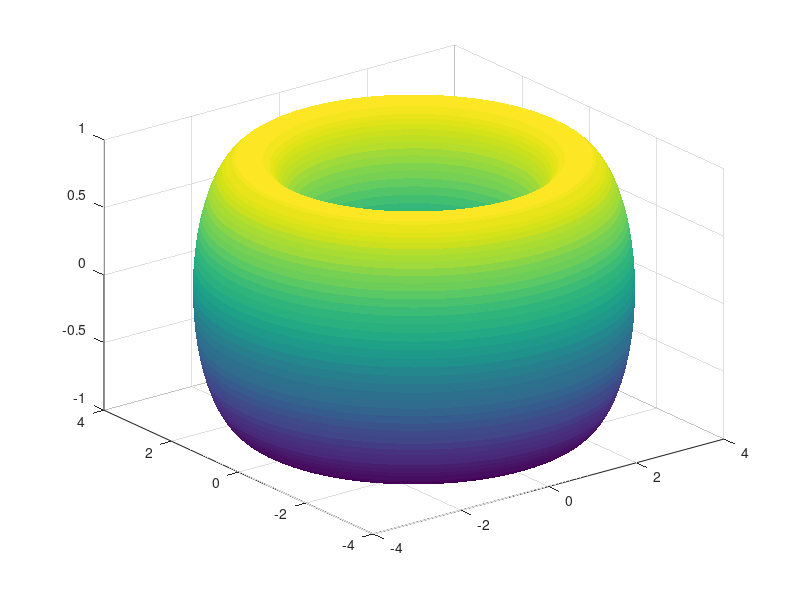

Here is the MATLAB script that generated this plot: (Note: this script raises an error after producing the figure.)
function plot_torus()
    % Define the parameter ranges for u and v
    u = linspace(0, 2 * pi, 100);
    v = linspace(0, 2 * pi, 100);
    [U, V] = meshgrid(u, v);

    % Define the parametric equations for the torus
    X = (3 + cos(V)) .* cos(U);
    Y = (3 + cos(V)) .* sin(U);
    Z = sin(V);

    % Create a 3D plot
    figure;
    surf(X, Y, Z, 'EdgeColor', 'none');
    colormap('parula'); % Change to 'parula' colormap for better color combination
    colorbar;

    % Set axis labels and title
    title('3D Parametric Plot of a Torus', 'FontSize', 15);
    xlabel('X axis', 'FontSize', 12);
    ylabel('Y axis', 'FontSize', 12);
    zlabel('Z axis', 'FontSize', 12);

    % Adjust view and lighting for better visualization
    view(3);
    lighting phong;
    camlight right;
    shading interp;
    end;

plot_torus()
